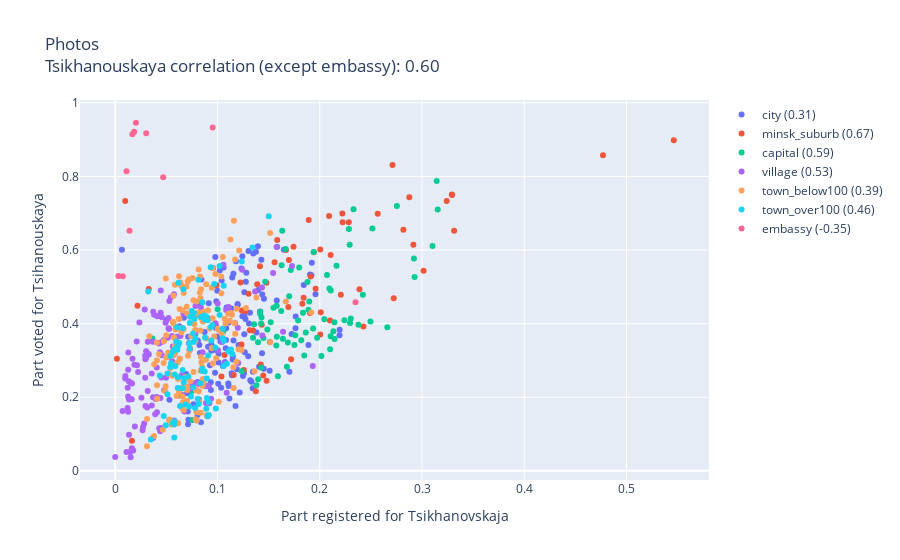

The cell this chart's notebook holds for it:
### Code cell
tih_to_voters_chart('photoVoices', 'officialVotes', 'officialVotes', 'Part registered for Tsikhanovskaja')
